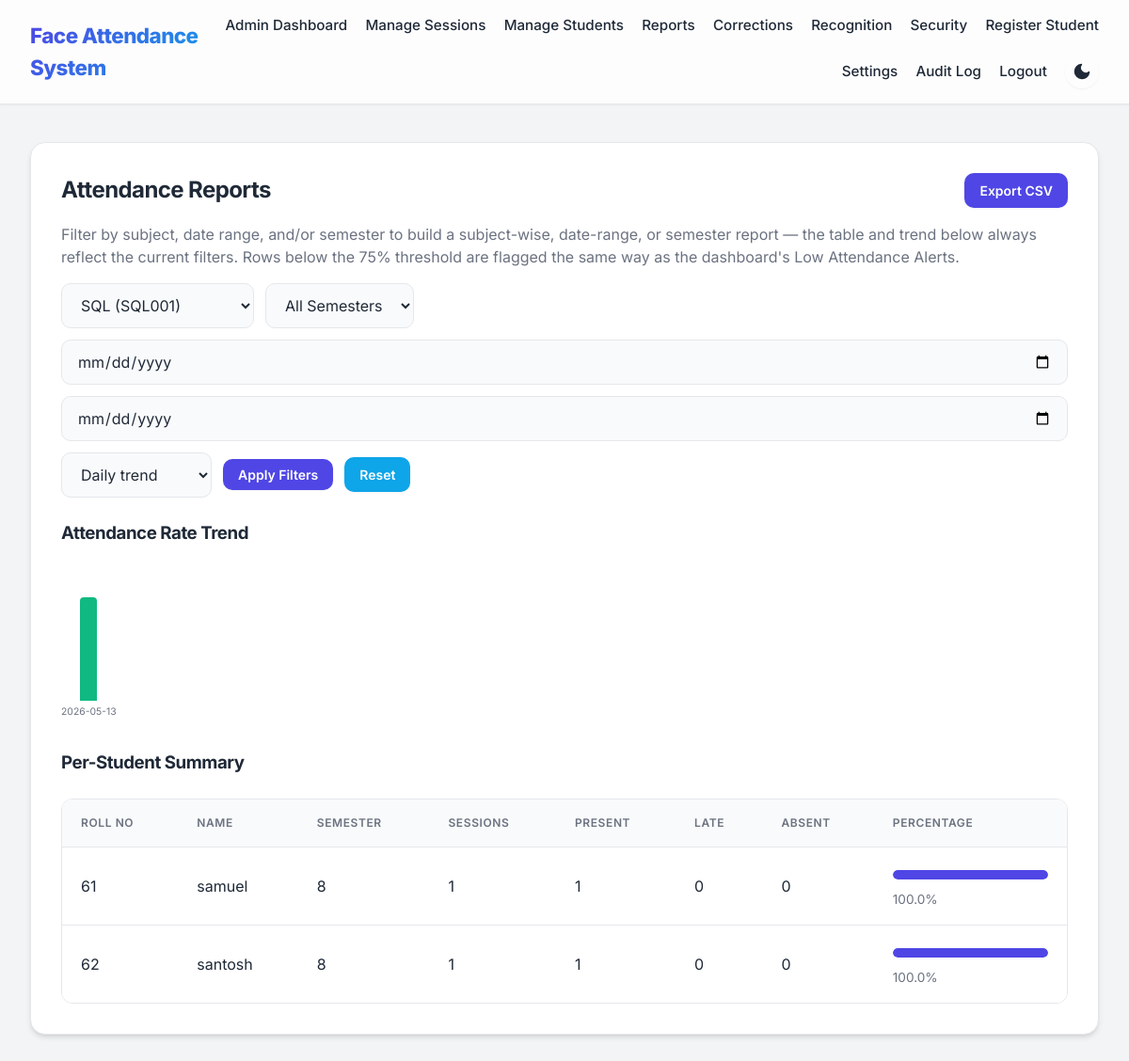
Screenshot of /admin/reports?subject_id=5 (signed in) with the database file from the repository.
### tables this page shows
CREATE TABLE students(
        id INTEGER PRIMARY KEY,
        name TEXT,
        roll_no TEXT,
        branch TEXT,
        semester TEXT,
        photo_count INTEGER DEFAULT 0
    , password TEXT, attendance_security_failures INTEGER DEFAULT '0', attendance_locked_until TEXT);

### app.py (the view)
@app.route('/admin/reports')
def admin_reports():
    if not session.get('admin_user'):
        return redirect(url_for('login'))
    subjects = query_db('SELECT * FROM subjects ORDER BY name')
    semesters = [r['semester'] for r in query_db('SELECT DISTINCT semester FROM students WHERE semester IS NOT NULL ORDER BY semester')]
    subject_id = request.args.get('subject_id') or None
    semester = request.args.get('semester') or None
    granularity = request.args.get('granularity', 'day')
    if granularity not in ('day', 'week', 'month'):
        granularity = 'day'
    def _parse_input_date(field):
        raw = request.args.get(field)
        if not raw:
            return None
        try:
            return datetime.strptime(raw, '%Y-%m-%d').date()
        except ValueError:
            return None
    start_date = _parse_input_date('start_date')
    end_date = _parse_input_date('end_date')
    report_rows, trend = _compute_attendance_report(subject_id=subject_id, start_date=start_date, end_date=end_date,
                                                      semester=semester, trend_granularity=granularity)
    return render_template('admin_reports.html', report_rows=report_rows, trend=trend, subjects=subjects,
                            semesters=semesters, threshold=cfg.LOW_ATTENDANCE_THRESHOLD_PERCENT,
                            filters={
                                'subject_id': subject_id, 'semester': semester, 'granularity': granularity,
                                'start_date': request.args.get('start_date', ''), 'end_date': request.args.get('end_date', ''),
                            })

### app.py (called while the page is built, shortened)
@app.before_request
def _assign_request_id():
    inbound = request.headers.get(_REQUEST_ID_HEADER)
    if inbound and 0 < len(inbound) <= _MAX_INBOUND_REQUEST_ID_LEN:
        g.request_id = inbound
    else:
        g.request_id = uuid.uuid4().hex
    g.request_start_time = time.monotonic()

def get_db_connection():
    conn = sqlite3.connect(DATABASE_PATH)
    conn.row_factory = sqlite3.Row
    return conn

def query_db(query, args=(), one=False):
    conn = get_db_connection()
    cursor = conn.execute(query, args)
    rows = cursor.fetchall()
    conn.close()
    return rows[0] if one and rows else rows

def _record_request_metric(endpoint, method, status_code, duration_ms):
    status_class = f'{status_code // 100}xx'
    with _METRICS_LOCK:
        _metrics_http_requests_total[(endpoint or 'unknown', method, status_class)] += 1
        if duration_ms is not None:
            _metrics_http_request_duration_sum[endpoint or 'unknown'] += duration_ms / 1000.0
            _metrics_http_request_duration_count[endpoint or 'unknown'] += 1

def _attendance_counts_as_present(status):
    return status == 'Present' or (status == 'Late' and cfg.LATE_COUNTS_AS_PRESENT)

def _parse_session_date(date_str):
    try:
        return datetime.strptime(date_str, '%d-%m-%Y').date()
    except (ValueError, TypeError):
        return None

@app.before_request
def restrict_access():
    allowed_routes = ['home', 'login', 'student_login', 'student_register', 'static', 'test_image', 'get_active_sessions']
    if request.endpoint in allowed_routes or not request.endpoint:
        return
    if request.path.startswith('/admin/') and session.get('user_type') != 'admin':
        flash('Admin access required', 'error')
        return redirect(url_for('login'))

### logging_config.py (called while the page is built)
    def filter(self, record):
        request_id = None
        if has_request_context():
            request_id = getattr(g, 'request_id', None)
        record.request_id = request_id
        return True

### templates/admin_reports.html (shortened to what this page needs)
{% extends 'base.html' %}
{% block content %}
<div class="card wide-card">
    <div style="display: flex; justify-content: space-between; align-items: center; flex-wrap: wrap; gap: 0.75rem;">
        <h2 style="margin: 0;">Attendance Reports</h2>
        <a href="{{ url_for('export_attendance_report', subject_id=filters.subject_id, semester=filters.semester, start_date=filters.start_date, end_date=filters.end_date) }}" class="button small">Export CSV</a>
    </div>
    <p style="color: var(--muted);">
        Filter by subject, date range, and/or semester to build a subject-wise, date-range, or semester report — the
        table and trend below always reflect the current filters. Rows below the {{ threshold }}% threshold are
        flagged the same way as the dashboard's Low Attendance Alerts.
    </p>
    <form method="get" class="inline-form" style="flex-wrap: wrap; gap: 0.75rem; margin-bottom: 1.5rem;">
        <select name="subject_id">
            {% for subj in subjects %}
            <option value="{{ subj.id }}" {{ 'selected' if filters.subject_id|string == subj.id|string else '' }}>{{ subj.name }} ({{ subj.code }})</option>
            {% endfor %}
        </select>
        <select name="semester">
            <option value="">All Semesters</option>
        </select>
        <input type="date" name="start_date" value="{{ filters.start_date }}" title="Start date">
        <input type="date" name="end_date" value="{{ filters.end_date }}" title="End date">
        <select name="granularity">
            <option value="day" {{ 'selected' if filters.granularity == 'day' else '' }}>Daily trend</option>
        </select>
        <button type="submit" class="button small">Apply Filters</button>
        <a href="{{ url_for('admin_reports') }}" class="button small secondary">Reset</a>
    </form>
    <h3>Attendance Rate Trend</h3>
    {% if trend %}
    <div class="trend-chart">
        {% for point in trend %}
        <div class="trend-bar-wrap" title="{{ point.label }}: {{ point.percentage }}%">
            <div class="trend-bar {% if point.percentage < 50 %}danger{% elif point.percentage < threshold %}warning{% endif %}" style="height: {{ point.percentage }}%;"></div>
            <span class="trend-label">{{ point.label }}</span>
        </div>
        {% endfor %}
    </div>
    {% else %}
    <p>No sessions match these filters.</p>
    {% endif %}
    <h3 style="margin-top: 2rem;">Per-Student Summary</h3>
    {% if report_rows %}
    <div class="table-container" style="overflow-x: auto;">
        <table>
            <thead>
                <tr>
                    <th>Roll No</th>
                    <th>Name</th>
                    <th>Semester</th>
                    <th>Sessions</th>
                    <th>Present</th>
                    <th>Late</th>
                    <th>Absent</th>
                    <th>Percentage</th>
                </tr>
            </thead>
            <tbody>
                {% for row in report_rows %}
                <tr {% if row.below_threshold %}style="background: rgba(220, 38, 38, 0.06);"{% endif %}>
                    <td>{{ row.roll_no }}</td>
                    <td>{{ row.name }}</td>
                    <td>{{ row.semester }}</td>
                    <td>{{ row.total_sessions }}</td>
                    <td>{{ row.present }}</td>
                    <td>{{ row.late }}</td>
                    <td>{{ row.absent }}</td>
                    <td style="min-width: 160px;">
                        <div class="meter" title="{{ row.percentage }}%">
                            <div class="meter-fill {% if row.below_threshold %}danger{% elif row.percentage < 90 %}warning{% endif %}" style="width: {{ row.percentage }}%;"></div>
                        </div>
                        <span style="font-size: 0.85rem; color: var(--muted);">{{ row.percentage }}%{% if row.below_threshold %} ⚠{% endif %}</span>
                    </td>
                </tr>
                {% endfor %}
            </tbody>
        </table>
    </div>
    {% else %}
    <p>No data for the current filters.</p>
    {% endif %}
</div>
{% endblock %}

### static/styles.css (style rules this page uses)
:root { --bg: #f3f4f6; --card: #ffffff; --text: #1f2937; --muted: #6b7280; --primary: #4f46e5; --primary-hover: #4338ca; --accent: #0ea5e9; --accent-hover: #0284c7; --danger: #ef4444; --danger-hover: #dc2626; --border: #e5e7eb; --shadow-sm: 0 1px 2px 0 rgb(0 0 0 / 0.05); --shadow-md: 0 4px 6px -1px rgb(0 0 0 / 0.1), 0 2px 4px -2px rgb(0 0 0 / 0.1); --shadow-lg: 0 10px 15px -3px rgb(0 0 0 / 0.1), 0 4px 6px -4px rgb(0 0 0 / 0.1); --nav-bg: rgba(255, 255, 255, 0.8); --input-bg: #f9fafb; }
* { box-sizing: border-box; }
body { margin: 0; font-family: 'Inter', -apple-system, BlinkMacSystemFont, "Segoe UI", Roboto, Helvetica, Arial, sans-serif; background: var(--bg); color: var(--text); line-height: 1.5; transition: background-color 0.3s ease, color 0.3s ease; }
.card { background: var(--card); border: 1px solid var(--border); border-radius: 16px; padding: 2rem; margin-bottom: 2rem; box-shadow: var(--shadow-md); transition: transform 0.2s ease, box-shadow 0.2s ease; }
.wide-card { width: 100%; }
.card h2, .card h3 { margin-top: 0; margin-bottom: 1.5rem; color: var(--text); font-weight: 700; letter-spacing: -0.025em; }
input, select { width: 100%; padding: 0.75rem 1rem; border: 1px solid var(--border); border-radius: 10px; background: var(--input-bg); color: var(--text); font-family: inherit; font-size: 1rem; transition: border-color 0.2s ease, box-shadow 0.2s ease; }
::placeholder { color: var(--muted); opacity: 0.8; }
button, .button { display: inline-block; border: none; background: var(--primary); color: #ffffff; padding: 0.75rem 1.5rem; border-radius: 10px; cursor: pointer; font-weight: 600; font-size: 1rem; font-family: inherit; text-align: center; text-decoration: none; transition: background-color 0.2s ease, transform 0.1s ease, box-shadow 0.2s ease; box-shadow: var(--shadow-sm); }
.button.secondary { background: var(--accent); }
.button.small { padding: 0.5rem 1rem; font-size: 0.875rem; }
.capture-controls, .session-actions, .inline-form { display: flex; align-items: center; gap: 1rem; flex-wrap: wrap; margin-top: 1rem; }
.table-container { overflow-x: auto; border-radius: 12px; border: 1px solid var(--border); }
table { width: 100%; border-collapse: collapse; background: var(--card); }
table th, table td { padding: 1rem 1.25rem; border-bottom: 1px solid var(--border); text-align: left; }
table th { background: var(--input-bg); font-weight: 600; color: var(--muted); text-transform: uppercase; font-size: 0.75rem; letter-spacing: 0.05em; }
table tr:last-child td { border-bottom: none; }
.inline-form select, .inline-form button { width: auto; margin-top: 0; }
.meter { width: 100%; height: 10px; border-radius: 6px; background: var(--border, #e5e7eb); overflow: hidden; margin: 0.5rem 0; }
.meter-fill { height: 100%; border-radius: 6px; background: var(--primary); transition: width 0.3s ease; }

### templates/admin_reports.html (style rules this page uses)
.trend-chart { display: flex; align-items: flex-end; gap: 0.5rem; height: 160px; padding: 0.5rem 0 0; overflow-x: auto; }
.trend-bar-wrap { display: flex; flex-direction: column; justify-content: flex-end; align-items: center; min-width: 28px; height: 130px; }
.trend-bar { width: 18px; background: #10b981; border-radius: 4px 4px 0 0; min-height: 2px; }
.trend-label { font-size: 0.65rem; color: var(--muted); margin-top: 0.25rem; white-space: nowrap; }

### rows the page displays
students: roll_no "61", name "samuel", semester "8", total_sessions "1", present "1", late "0", absent "0", percentage "100.0"
students: roll_no "62", name "santosh", semester "8", total_sessions "1", present "1", late "0", absent "0", percentage "100.0"

### other values shown
{{ threshold }} "75"
{{ point.label }} "2026-05-13"
form field subject_id "SQL (SQL001)"
